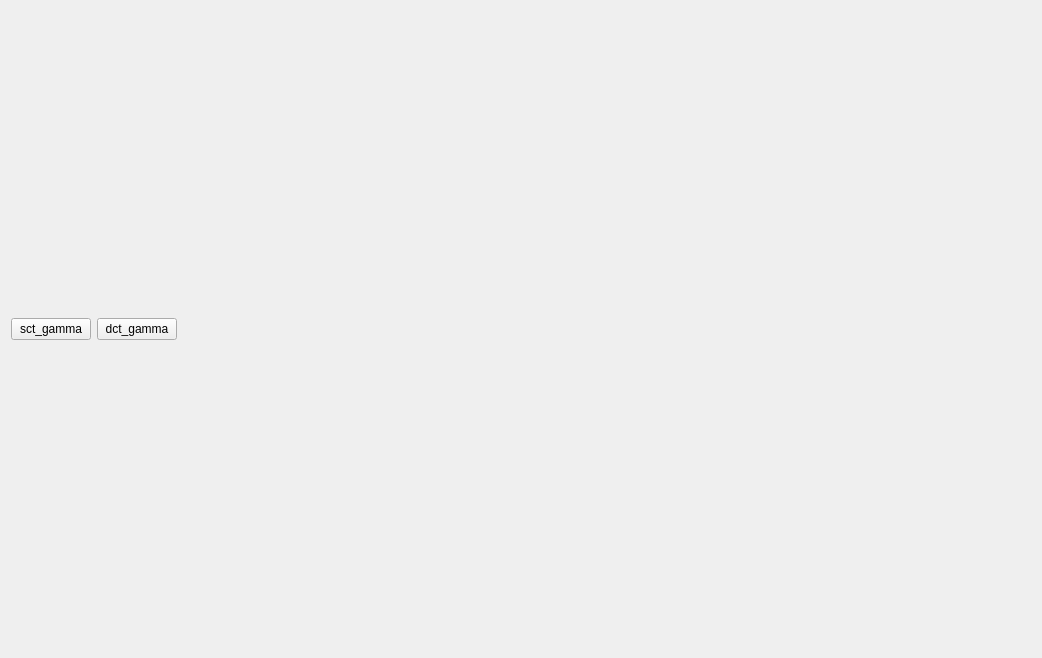
<?xml version="1.0" encoding="UTF-8"?>
<ui version="4.0">
 <class>FrameCTGamma</class>
 <widget class="QFrame" name="FrameCTGamma">
  <property name="geometry">
   <rect>
    <x>0</x>
    <y>0</y>
    <width>1042</width>
    <height>658</height>
   </rect>
  </property>
  <property name="windowTitle">
   <string>Frame</string>
  </property>
  <layout class="QVBoxLayout" name="verticalLayout">
   <item>
    <layout class="QHBoxLayout" name="horizontalLayout">
     <item>
      <widget class="QPushButton" name="pushButton1">
       <property name="text">
        <string>sct_gamma</string>
       </property>
       <property name="checkable">
        <bool>true</bool>
       </property>
      </widget>
     </item>
     <item>
      <widget class="QPushButton" name="pushButton2">
       <property name="text">
        <string>dct_gamma</string>
       </property>
       <property name="checkable">
        <bool>true</bool>
       </property>
      </widget>
     </item>
     <item>
      <spacer name="horizontalSpacer">
       <property name="orientation">
        <enum>Qt::Horizontal</enum>
       </property>
       <property name="sizeHint" stdset="0">
        <size>
         <width>40</width>
         <height>20</height>
        </size>
       </property>
      </spacer>
     </item>
    </layout>
   </item>
  </layout>
 </widget>
 <resources/>
 <connections/>
</ui>
